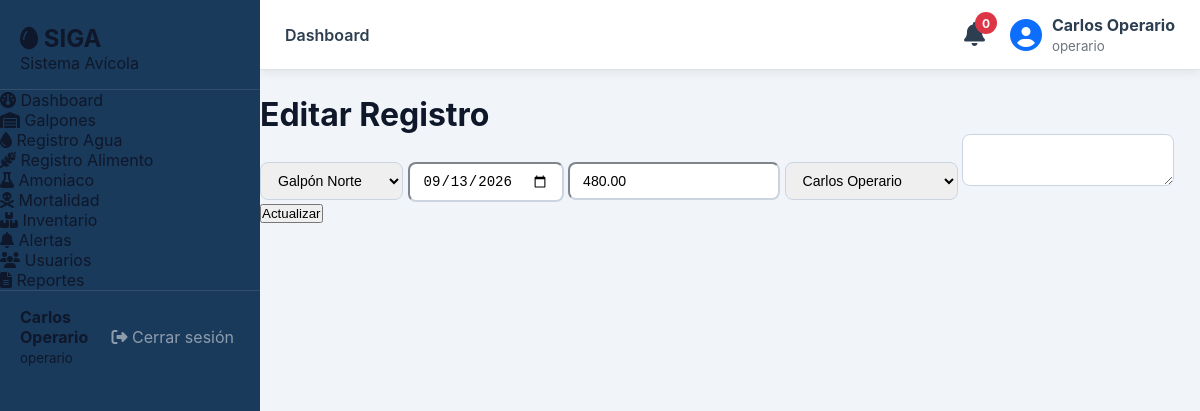
The app's page /modules/alimento/editar.php?id=1 (signed in) with its own data.
### tables this page shows
CREATE TABLE IF NOT EXISTS `registros_alimento` (
  `id`          INT UNSIGNED NOT NULL AUTO_INCREMENT,
  `galpon_id`   INT UNSIGNED NOT NULL,
  `fecha`       DATE         NOT NULL,
  `kilogramos`  DECIMAL(10,2) NOT NULL DEFAULT 0,
  `usuario_id`  INT UNSIGNED NOT NULL,
  `observacion` TEXT,
  `created_at`  DATETIME NOT NULL DEFAULT CURRENT_TIMESTAMP,
  PRIMARY KEY (`id`),
  CONSTRAINT `fk_alimento_galpon`  FOREIGN KEY (`galpon_id`)  REFERENCES `galpones`(`id`) ON DELETE CASCADE,
  CONSTRAINT `fk_alimento_usuario` FOREIGN KEY (`usuario_id`) REFERENCES `usuarios`(`id`)
);

CREATE TABLE IF NOT EXISTS `galpones` (
  `id`                  INT UNSIGNED NOT NULL AUTO_INCREMENT,
  `codigo`              VARCHAR(20)  NOT NULL UNIQUE,
  `nombre`              VARCHAR(100) NOT NULL,
  `ubicacion`           VARCHAR(200),
  `capacidad_maxima`    INT UNSIGNED NOT NULL DEFAULT 0,
  `cantidad_actual`     INT UNSIGNED NOT NULL DEFAULT 0,
  `estado`              ENUM('activo','inactivo','mantenimiento') NOT NULL DEFAULT 'activo',
  `responsable_id`      INT UNSIGNED,
  `created_at`          DATETIME NOT NULL DEFAULT CURRENT_TIMESTAMP,
  PRIMARY KEY (`id`),
  CONSTRAINT `fk_galpones_responsable` FOREIGN KEY (`responsable_id`) REFERENCES `usuarios`(`id`) ON DELETE SET NULL
);

CREATE TABLE IF NOT EXISTS `usuarios` (
  `id`              INT UNSIGNED NOT NULL AUTO_INCREMENT,
  `nombre_completo` VARCHAR(150) NOT NULL,
  `documento`       VARCHAR(30)  NOT NULL UNIQUE,
  `email`           VARCHAR(120) NOT NULL UNIQUE,
  `telefono`        VARCHAR(20),
  `password_hash`   VARCHAR(255) NOT NULL,
  `rol_id`          INT UNSIGNED NOT NULL DEFAULT 2,
  `activo`          TINYINT(1)   NOT NULL DEFAULT 1,
  `created_at`      DATETIME     NOT NULL DEFAULT CURRENT_TIMESTAMP,
  `updated_at`      DATETIME     NOT NULL DEFAULT CURRENT_TIMESTAMP ON UPDATE CURRENT_TIMESTAMP,
  PRIMARY KEY (`id`),
  CONSTRAINT `fk_usuarios_rol` FOREIGN KEY (`rol_id`) REFERENCES `roles`(`id`)
);

### modules/alimento/editar.php (the view, shortened to what this page needs)
<?php
$db = getDB();
$id = $_GET['id'];
$stmt = $db->prepare("SELECT * FROM registros_alimento WHERE id=?");
$stmt->execute([$id]);
$registro = $stmt->fetch();
$galpones = $db->query("SELECT * FROM galpones")->fetchAll();
$usuarios = $db->query("SELECT * FROM usuarios WHERE activo=1")->fetchAll();
include '../../includes/header.php';
?>
<div class="container">
<h1>Editar Registro</h1>
<form method="POST">
    <select name="galpon_id" class="form-control mb-3">
        <?php foreach($galpones as $g): ?>
            <option value="<?= $g['id'] ?>"
            <?= $g['id']==$registro['galpon_id'] ? 'selected' : '' ?>>
                <?= $g['nombre'] ?>
            </option>
        <?php endforeach; ?>
    </select>
    <input type="date"
           name="fecha"
           value="<?= $registro['fecha'] ?>"
           class="form-control mb-3">
    <input type="number"
           step="0.01"
           name="kilogramos"
           value="<?= $registro['kilogramos'] ?>"
           class="form-control mb-3">
    <select name="usuario_id" class="form-control mb-3">
        <?php foreach($usuarios as $u): ?>
            <option value="<?= $u['id'] ?>"
            <?= $u['id']==$registro['usuario_id'] ? 'selected' : '' ?>>
                <?= $u['nombre_completo'] ?>
            </option>
        <?php endforeach; ?>
    </select>
    <textarea name="observacion"
              class="form-control mb-3"><?= $registro['observacion'] ?></textarea>
    <button class="btn btn-warning">
        Actualizar
    </button>
</form>
</div>
<?php include '../../includes/footer.php'; ?>

### assets/css/siga.css (style rules this page uses)
:root { --siga-blue: #1a3a5c; --siga-blue-mid: #2a5298; --siga-blue-lt: #3d6eb5; --siga-green: #2e7d52; --siga-green-lt: #43a875; --siga-amber: #e67e22; --siga-red: #c0392b; --siga-white: #f8fafc; --siga-gray-50: #f1f5f9; --siga-gray-100: #e2e8f0; --siga-gray-300: #cbd5e1; --siga-gray-500: #64748b; --siga-gray-700: #334155; --siga-gray-900: #0f172a; --sidebar-w: 260px; --topbar-h: 62px; --radius: 12px; --radius-sm: 8px; --shadow: 0 4px 20px rgba(26,58,92,.10); --shadow-sm: 0 2px 8px rgba(26,58,92,.07); --transition: .22s ease; font-family: 'Inter', system-ui, sans-serif; }
*, *::before, *::after { box-sizing: border-box; margin: 0; padding: 0; }
body { background: var(--siga-gray-50); color: var(--siga-gray-900); }
.form-control, .form-select { border-color: var(--siga-gray-300); border-radius: var(--radius-sm); font-size: .88rem; padding: 9px 13px; transition: border-color var(--transition), box-shadow var(--transition); }

### records on screen
registros_alimento: galpon_id "Galpón Norte", fecha "09/13/2026", kilogramos "480.00", usuario_id "Carlos Operario"

### other values on screen
$nombreUsuario "Carlos Operario"
$rolUsuario "operario"
$activePage "Dashboard"
$stmt->fetchColumn() "0"
